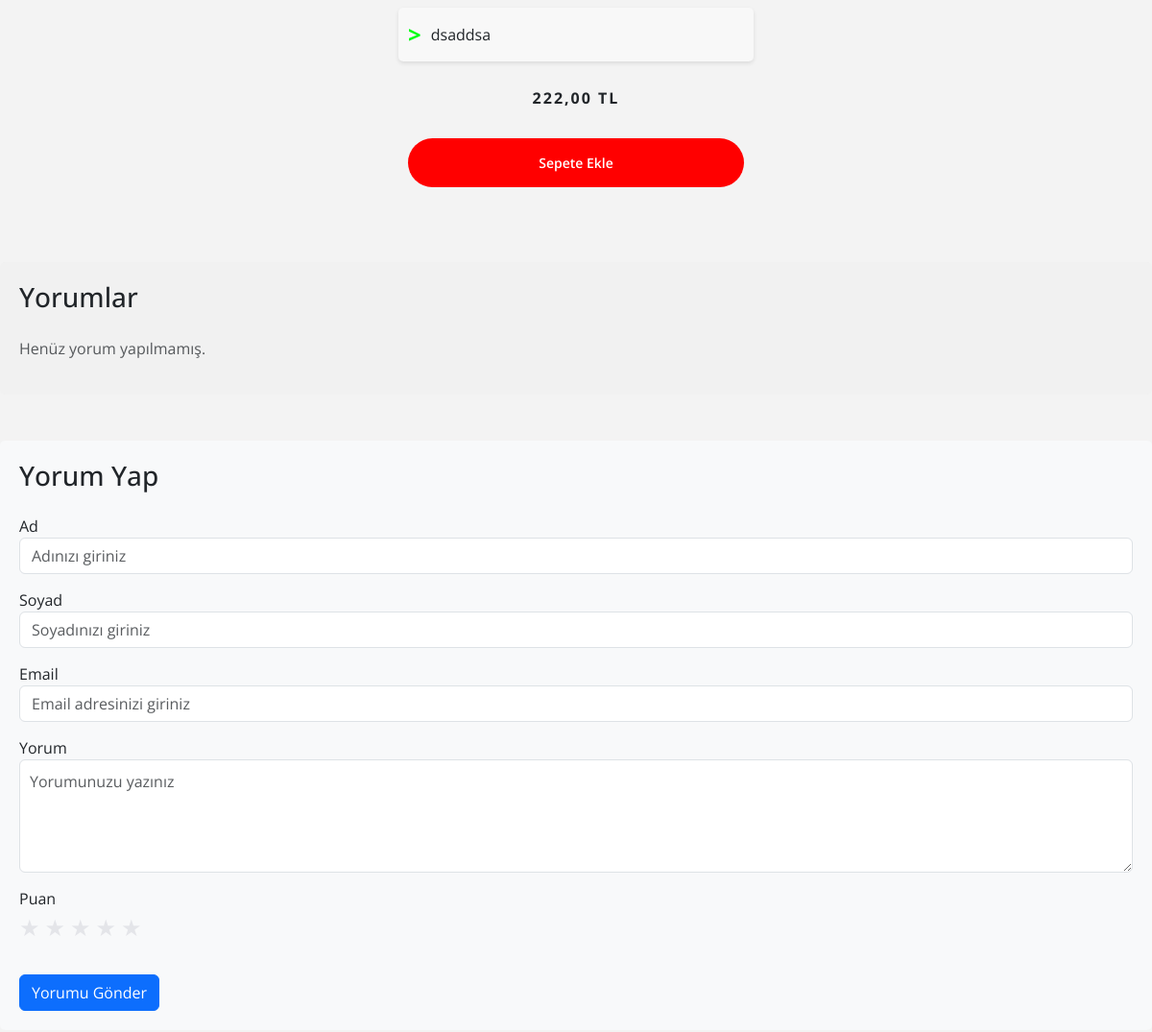
The page /product/2/ (middle part) on the database as committed earlier.
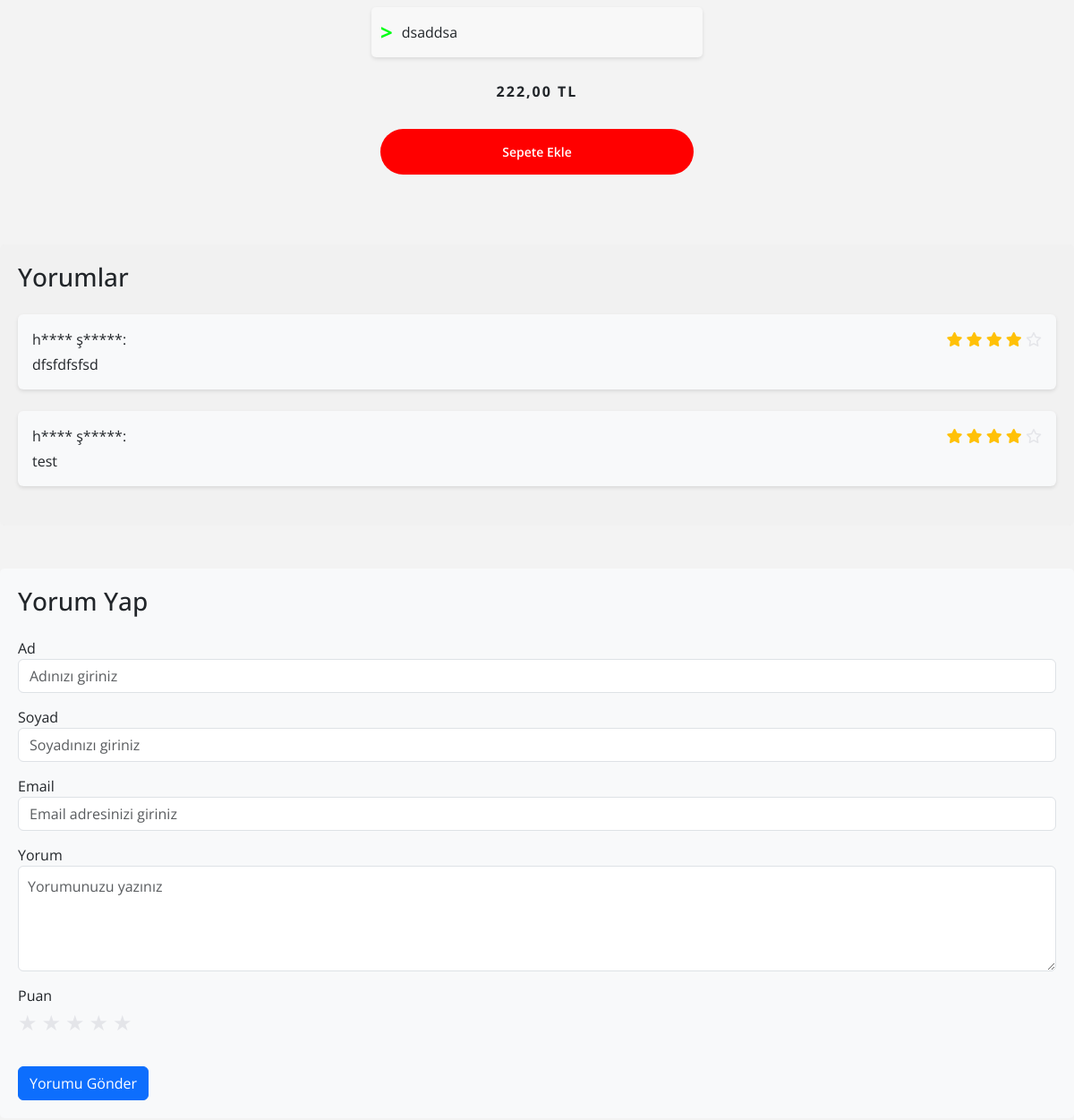
The same page on the database as committed later.
### main/models.py (models this page shows, shortened)
class Product(models.Model):
    name = models.CharField(max_length=255)
    price = models.DecimalField(max_digits=10, decimal_places=2)
    category = models.ForeignKey(Category, related_name='products', on_delete=models.CASCADE)
    description = models.TextField()
    features = models.TextField(help_text="Separate each feature with a newline.")
    def get_features(self):
        return self.features.split('\n')

class Comment(models.Model):
    product = models.ForeignKey(Product, on_delete=models.CASCADE, related_name='comments')
    name = models.CharField(max_length=100)
    surname = models.CharField(max_length=100)
    email = models.EmailField()
    content = models.TextField()
    rating = models.PositiveIntegerField(default=1)  # Rating between 1 and 5
    created_at = models.DateTimeField(auto_now_add=True)
    def masked_name(self):
        return f"{self.name[0]}{'*' * (len(self.name) - 1)} {self.surname[0]}{'*' * (len(self.surname) - 1)}"

### main/views.py (the view)
# urls.py: path('product/<int:product_id>/', views.product_detail, name='product_detail'),
def product_detail(request, product_id):
    categories = Category.objects.all()
    product = get_object_or_404(Product, id=product_id)
    related_products = Product.objects.order_by('?')[:6]  # Rastgele 6 ürün
    if request.method == 'POST':
        form = CommentForm(request.POST)
        if form.is_valid():
            email = form.cleaned_data['email']
            existing_comment = Comment.objects.filter(product=product, email=email).exists()
            if existing_comment:
                messages.error(request, 'Bu email adresi ile bu ürüne zaten yorum yaptınız.')
            else:
                comment = form.save(commit=False)
                comment.product = product
                comment.save()
                messages.success(request, 'Yorumunuz başarıyla eklendi.')
                return redirect('product_detail', product_id=product.id)
        else:
            print(form.errors)  # Form hatalarını konsola yazdır
    else:
        form = CommentForm()
    comments = product.comments.all()
    return render(request, 'product_detail.html', {
        'product': product,
        'related_products': related_products,
        'form': form,
        'comments': comments,
        'categories': categories
    })

### main/forms.py
class CommentForm(forms.ModelForm):
    class Meta:
        model = Comment
        fields = ['name', 'surname', 'email', 'content', 'rating']
        widgets = {
            'name': forms.TextInput(attrs={'class': 'form-control', 'placeholder': 'Adınızı giriniz'}),
            'surname': forms.TextInput(attrs={'class': 'form-control', 'placeholder': 'Soyadınızı giriniz'}),
            'email': forms.EmailInput(attrs={'class': 'form-control', 'placeholder': 'Email adresinizi giriniz'}),
            'content': forms.Textarea(attrs={'class': 'form-control', 'placeholder': 'Yorumunuzu yazınız', 'rows': 4, 'style': 'padding: 10px;'}),
            'rating': forms.HiddenInput(),  # Bu kısmı JavaScript ile işleteceğiz
        }

### main/templates/product_detail.html (shortened to what this page needs)
{% extends "layout.html" %}
{% load static %}
{% block content %}
<div class="sec2" style="margin-top: 170px;">
    <div class="container">
        <ul class="features-list">
            {% for feature in product.get_features %}
            <li><span class="icon">&gt;</span><span>{{ feature }}</span></li>
            {% endfor %}
        </ul>
    </div>
    <div class="fiyat">
        {{ product.price }} TL
    </div>
    <div class="rez">
        {% if user.is_authenticated %}
            <form method="post" action="{% url 'add_to_cart' product.id %}" class="add-to-cart-form">
                {% csrf_token %}
                <button type="submit" id="addToCartButton">Sepete Ekle</button>
            </form>
        {% else %}
            <a href="{% url 'login' %}">
                <button id="addToCartButton">Sepete Ekle</button>
            </a>
        {% endif %}
    </div>
</div>
<div class="comments-section my-5">
    <h3 class="mb-4">Yorumlar</h3>
    {% for comment in comments %}
        <div class="comment mb-4 p-3 bg-light rounded">
            <div class="d-flex justify-content-between">
                <p class="font-weight-bold mb-1">{{ comment.masked_name }}:</p>
                <div class="mb-1">
                    <span class="star-rating">
                        {% for i in "12345" %}
                            {% if i|add:"0" <= comment.rating %}
                                <i class="fas fa-star" style="color: #ffc107;"></i>
                            {% else %}
                                <i class="far fa-star" style="color: #e4e5e9;"></i>
                            {% endif %}
                        {% endfor %}
                    </span>
                </div>
            </div>
            <p class="mb-0">{{ comment.content }}</p>
        </div>
    {% empty %}
        <p class="text-muted">Henüz yorum yapılmamış.</p>
    {% endfor %}
</div>
<div class="comment-form">
    <h3 class="mb-4">Yorum Yap</h3>
    <form method="POST">
        <div class="form-group">
            <label for="id_name">Ad</label>
            <input type="text" id="id_name" name="name" class="form-control" placeholder="Adınızı giriniz">
        </div>
        <div class="form-group">
            <label for="id_surname">Soyad</label>
            <input type="text" id="id_surname" name="surname" class="form-control" placeholder="Soyadınızı giriniz">
        </div>
        <div class="form-group">
            <label for="id_email">Email</label>
            <input type="email" id="id_email" name="email" class="form-control" placeholder="Email adresinizi giriniz">
        </div>
        <div class="form-group">
            <label for="id_content">Yorum</label>
            <textarea id="id_content" name="content" class="form-control" rows="4" placeholder="Yorumunuzu yazınız" style="padding: 10px;"></textarea>
        </div>
        <div class="form-group">
            <label for="id_rating">Puan</label>
            <div id="star-rating" class="d-flex align-items-center">
                <span class="star" data-value="1">&#9733;</span>
                <span class="star" data-value="2">&#9733;</span>
                <span class="star" data-value="3">&#9733;</span>
                <span class="star" data-value="4">&#9733;</span>
                <span class="star" data-value="5">&#9733;</span>
            </div>
        </div>
        <button type="submit" class="btn btn-primary mt-3">Yorumu Gönder</button>
    </form>
</div>
{% endblock %}

Rows that differ between the two databases and show on the page:
added Comment: masked_name "h**** ş*****", rating 4 (drawn), content "dfsfdfsfsd"
added Comment: masked_name "h**** ş*****", rating 4 (drawn), content "test"
Other text that changed with them:
text no longer shown: "Henüz yorum yapılmamış."
